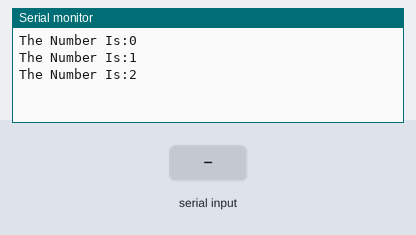
A sketch run on a simulated Arduino Uno, built with avr-gcc and run on an emulated ATmega328P. Parts: the last lines printed to the serial monitor. The inputs (shaded band) are chosen by the test bench.

Above: at 1.5 s.
1.6 s: "90,45\n" received over Serial
At 2.18 s:
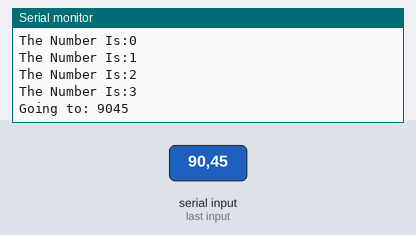
3.5 s: byte 10 (10) received over Serial
At 4.4 s:
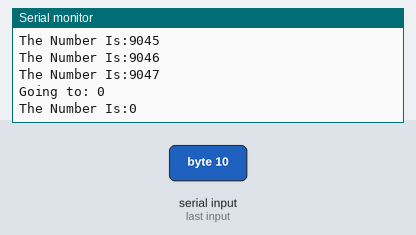
5.0 s: "30,150\n" received over Serial
At 5.7 s:
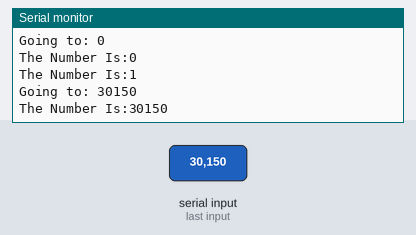
Timing chart, 0 to 8.0 s (numbered marks = the images above; inputs shaded):
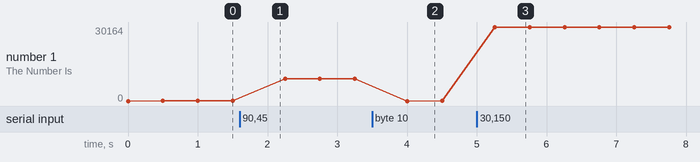

Measured:
- after the input at 1.6 s, the serial monitor: prints a new line after 0.40 s (image 1)
- after the input at 3.5 s, the serial monitor: prints a new line after 0.25 s (image 2)
- after the input at 5.0 s, the serial monitor: prints a new line at once (image 3)
- plotted number 1: 3 → 9047 after the input at 1.6 s, 1 → 30164 after the input at 5.0 s

The sketch:

Comms_Test.ino
```cpp
int number = 0;
int value;
bool reciving;

void setup() {
  // put your setup code here, to run once:
  Serial.begin(9600);
}

void loop() {
  // put your main code here, to run repeatedly:
  Serial.print("The Number Is:");
  Serial.println(number);

  delay(500);
  number++;

  if (Serial.available()) {
    reciving = true;
    value = 0;
    while (reciving){
      char ch = Serial.read();
      if (ch >= '0' && ch <= '9') {
        value = (value * 10) + (ch - '0');
        }
        else if (ch == 10) {
          number = value;
          reciving = false;
          Serial.print("Going to: ");
          Serial.println(number);
          delay(250);
        }
      }
    }

}
```
